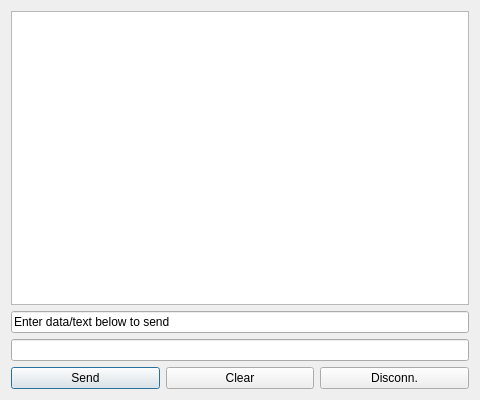
<?xml version="1.0" encoding="UTF-8"?>
<ui version="4.0">
 <class>DebugConsole</class>
 <widget class="QDialog" name="DebugConsole">
  <property name="geometry">
   <rect>
    <x>0</x>
    <y>0</y>
    <width>480</width>
    <height>400</height>
   </rect>
  </property>
  <property name="windowTitle">
   <string>Dialog</string>
  </property>
  <layout class="QGridLayout" name="gridLayout_2">
   <item row="0" column="0">
    <layout class="QGridLayout" name="gridLayout">
     <item row="0" column="0">
      <layout class="QVBoxLayout" name="verticalLayout">
       <item>
        <widget class="QPlainTextEdit" name="receiveText">
         <property name="minimumSize">
          <size>
           <width>300</width>
           <height>50</height>
          </size>
         </property>
         <property name="tabStopWidth">
          <number>60</number>
         </property>
        </widget>
       </item>
       <item>
        <widget class="QLineEdit" name="sentText">
         <property name="text">
          <string>Enter data/text below to send</string>
         </property>
         <property name="readOnly">
          <bool>true</bool>
         </property>
        </widget>
       </item>
       <item>
        <widget class="QLineEdit" name="sendText">
         <property name="minimumSize">
          <size>
           <width>80</width>
           <height>0</height>
          </size>
         </property>
         <property name="toolTip">
          <string>Type the bytes to send here, use 0xAA format for HEX (Check HEX checkbox above)</string>
         </property>
        </widget>
       </item>
      </layout>
     </item>
     <item row="1" column="0">
      <layout class="QHBoxLayout" name="horizontalLayout">
       <item>
        <widget class="QPushButton" name="transmitButton">
         <property name="toolTip">
          <string>Send the ASCII text or HEX values over the link</string>
         </property>
         <property name="text">
          <string>Send</string>
         </property>
         <property name="icon">
          <iconset>
           <normaloff>:/files/images/devices/network-wireless.svg</normaloff>:/files/images/devices/network-wireless.svg</iconset>
         </property>
        </widget>
       </item>
       <item>
        <widget class="QPushButton" name="clearButton">
         <property name="text">
          <string>Clear</string>
         </property>
        </widget>
       </item>
       <item>
        <widget class="QPushButton" name="connectButton">
         <property name="text">
          <string>Disconn.</string>
         </property>
        </widget>
       </item>
      </layout>
     </item>
    </layout>
   </item>
  </layout>
 </widget>
 <resources/>
 <connections>
  <connection>
   <sender>clearButton</sender>
   <signal>clicked()</signal>
   <receiver>receiveText</receiver>
   <slot>clear()</slot>
   <hints>
    <hint type="sourcelabel">
     <x>281</x>
     <y>376</y>
    </hint>
    <hint type="destinationlabel">
     <x>242</x>
     <y>260</y>
    </hint>
   </hints>
  </connection>
 </connections>
</ui>
